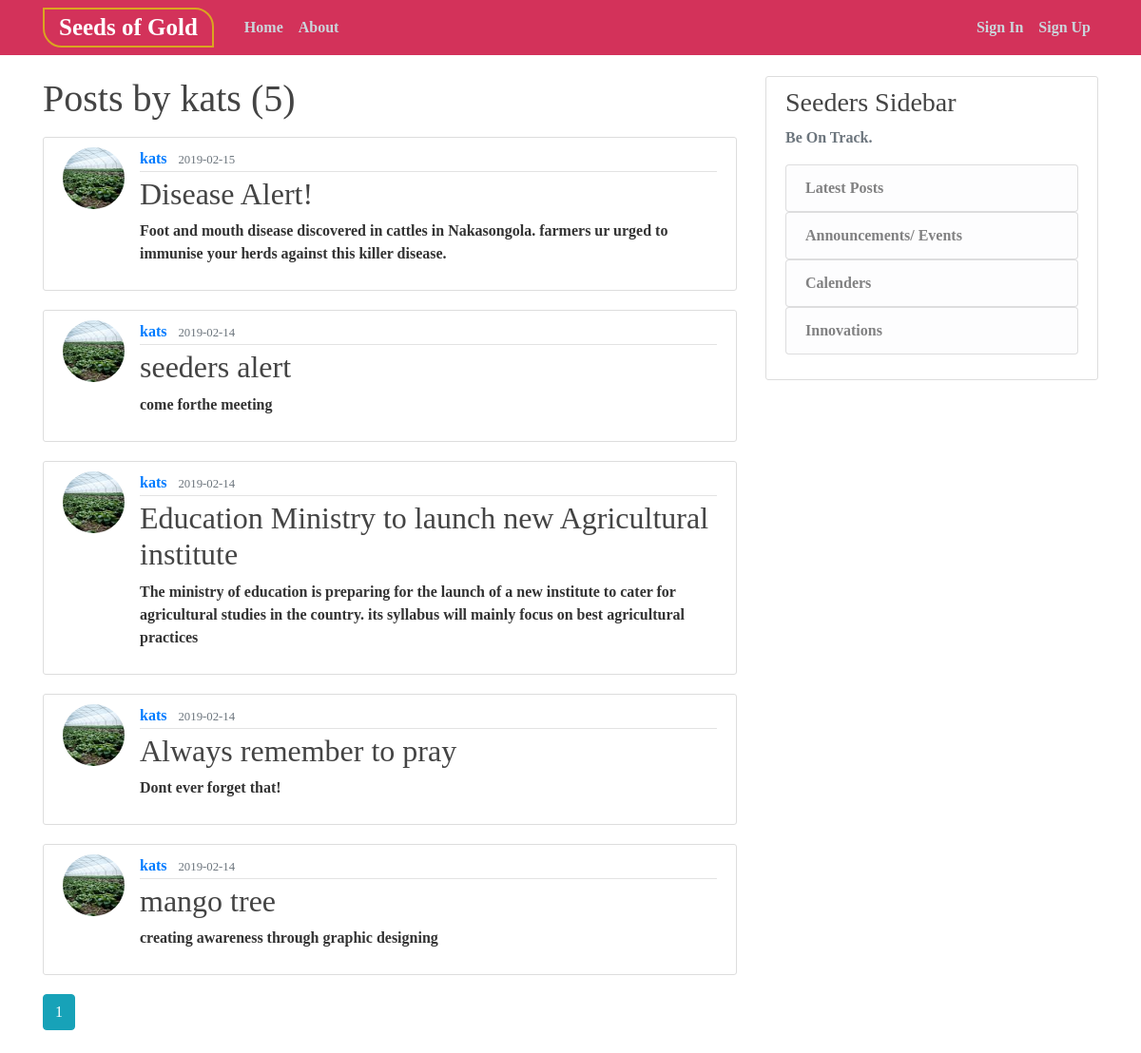
Page /user/kats on the committed database.
### flaskblog/models.py (models this page shows, shortened)
class User(db.Model, UserMixin):
    id = db.Column(db.Integer, primary_key=True)
    username = db.Column(db.String(20), unique=True, nullable=False)
    email = db.Column(db.String(120), unique=True, nullable=False)
    image_file = db.Column(db.String(20), nullable=False, default='default.jpg')
    password = db.Column(db.String(60), nullable=False)
    posts = db.relationship('Post', backref='author', lazy=True)

class Post(db.Model):
    id = db.Column(db.Integer, primary_key=True)
    title = db.Column(db.String(100), nullable=False)
    date_posted = db.Column(db.DateTime, nullable=False, default=datetime.utcnow)
    content = db.Column(db.Text, nullable=False)
    user_id = db.Column(db.Integer, db.ForeignKey('user.id'), nullable=False)

### flaskblog/users/routes.py (the view)
@users.route("/user/<string:username>")
def user_posts(username):
    page = request.args.get('page', 1, type=int)
    user = User.query.filter_by(username=username).first_or_404()
    posts = Post.query.filter_by(author=user)\
        .order_by(Post.date_posted.desc())\
        .paginate(page=page, per_page=5)
    return render_template('user_posts.html', posts=posts, user=user)

### flaskblog/templates/user_posts.html
{% extends "layout.html" %}
{% block content %}
    <h1 class="mb-3">Posts by {{ user.username }} ({{ posts.total }})</h1>
    {% for post in posts.items %}
        <article class="media content-section">
          <img class="rounded-circle article-img" src="{{ url_for('static', filename='profile_pics/' + post.author.image_file) }}">
          <div class="media-body">
            <div class="article-metadata">
              <a class="mr-2" href="{{ url_for('users.user_posts', username=post.author.username) }}">{{ post.author.username }}</a>
              <small class="text-muted">{{ post.date_posted.strftime('%Y-%m-%d') }}</small>
            </div>
            <h2><a class="article-title" href="{{ url_for('posts.post', post_id=post.id) }}">{{ post.title }}</a></h2>
            <p class="article-content">{{ post.content }}</p>
          </div>
        </article>
    {% endfor %}
    {% for page_num in posts.iter_pages(left_edge=1, right_edge=1, left_current=1, right_current=2) %}
      {% if page_num %}
        {% if posts.page == page_num %}
          <a class="btn btn-info mb-4" href="{{ url_for('users.user_posts', username=user.username, page=page_num) }}">{{ page_num }}</a>
        {% else %}
          <a class="btn btn-outline-info mb-4" href="{{ url_for('users.user_posts', username=user.username, page=page_num) }}">{{ page_num }}</a>
        {% endif %}
      {% else %}
        ...
      {% endif %}
    {% endfor %}
{% endblock content %}

### flaskblog/static/main.css (style rules this page uses)
body { min-height: 100vh; background-image:url(7.jpg); background-repeat: no-repeat; background-position: center; background-size: cover; color: #333333; margin-top: 5rem; font-family:bell mt; }
h1, h2, h3, h4, h5, h6 { color: #444444; }
.content-section { background: #ffffff; padding: 10px 20px; border: 1px solid #dddddd; border-radius: 3px; margin-bottom: 20px; font-weight: bold; }
.article-title { color: #444444; }
.article-content { white-space: pre-line; }
.article-img { height: 65px; width: 65px; margin-right: 16px; }
.article-metadata { padding-bottom: 1px; margin-bottom: 4px; border-bottom: 1px solid #e3e3e3 }

### rows in the picture
User: username "kats"
Post: image_file (picture), author.username "kats", date_posted "2019-02-15", title "Disease Alert!", content "Foot and mouth disease discovered in cattles in Nakasongola. farmers ur urged to immunise your herds against this killer disease."
Post: image_file (picture), author.username "kats", date_posted "2019-02-14", title "seeders alert", content "come forthe meeting"
Post: image_file (picture), author.username "kats", date_posted "2019-02-14", title "Education Ministry to launch new Agricultural institute", content "The ministry of education is preparing for the launch of a new institute to cater for agricultural studies in the country. its syllabus will mainly focus on best agricultural practices"
Post: image_file (picture), author.username "kats", date_posted "2019-02-14", title "Always remember to pray", content "Dont ever forget that!"
Post: image_file (picture), author.username "kats", date_posted "2019-02-14", title "mango tree", content "creating awareness through graphic designing"

### other values in the picture
{{ posts.total }} "5"
{{ page_num }} "1"
